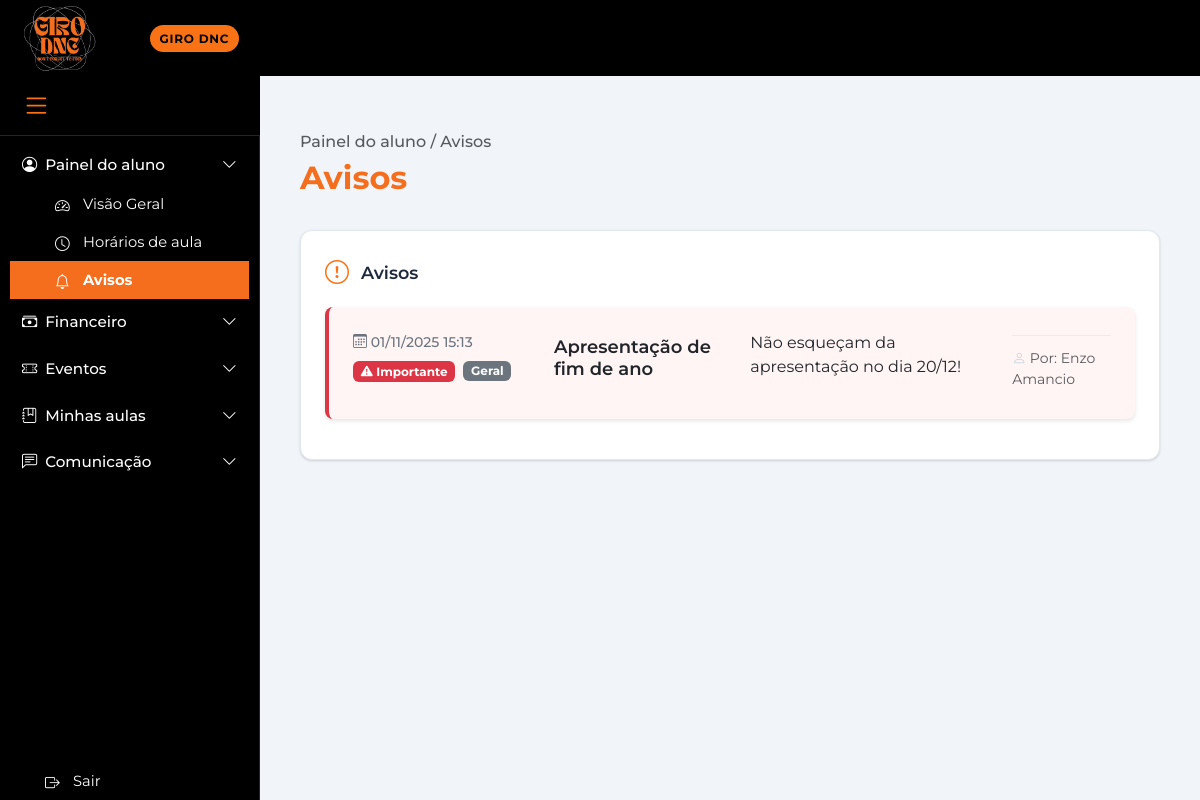
/painel/avisos/ (signed in), run on the app's committed database.
### paginas/models.py (models this page shows, shortened)
class Aviso(models.Model):
    TIPO_CHOICES = [
        ('GERAL', 'Geral'),
        ('TURMA', 'Turma Específica'),
        ('ALUNO', 'Aluno Específico'),
        ('EVENTO', 'Evento'),
        ('URGENTE', 'Urgente'),
    ]
    titulo = models.CharField(max_length=200)
    conteudo = models.TextField()
    tipo = models.CharField(max_length=20, choices=TIPO_CHOICES, default='GERAL')
    autor = models.ForeignKey(User, on_delete=models.SET_NULL, null=True, related_name='avisos_criados')
    turma = models.ForeignKey(Turma, on_delete=models.CASCADE, null=True, blank=True, related_name='avisos')
    aluno = models.ForeignKey(Aluno, on_delete=models.CASCADE, null=True, blank=True, related_name='avisos')
    data_criacao = models.DateTimeField(auto_now_add=True)
    data_expiracao = models.DateTimeField(null=True, blank=True)
    ativo = models.BooleanField(default=True)
    importante = models.BooleanField(default=False)
    class Meta:
        verbose_name = 'Aviso'
        verbose_name_plural = 'Avisos'
        ordering = ['-importante', '-data_criacao']

### paginas/views.py (the view)
# urls.py: path('painel/avisos/', views.painel_aluno_avisos, name='painel_avisos'),
@login_required
def painel_aluno_avisos(request):
    context = {}
    try:
        aluno = Aluno.objects.select_related('usuario').prefetch_related(
            Prefetch('turmas', queryset=Turma.objects.filter(ativa=True))
        ).get(usuario=request.user)
        turmas = aluno.turmas.filter(ativa=True)
        avisos_lista = Aviso.objects.filter(
            Q(tipo='GERAL') |
            Q(turma__in=turmas) |
            Q(aluno=aluno),
            ativo=True
        ).select_related('autor', 'turma', 'aluno').distinct().order_by('-importante', '-data_criacao')
        context = {
            'usuario': request.user,
            'aluno': aluno,
            'avisos': avisos_lista,
        }
    except Aluno.DoesNotExist:
        context['erro'] = 'Usuário não está cadastrado como aluno.'
    except Exception as e:
        context['erro'] = f'Erro ao carregar avisos: {str(e)}'
    return render(request, 'painel/avisos.html', context)

### paginas/templates/painel/avisos.html (shortened to what this page needs)
<!doctype html>
<html lang="pt-br">
<head>
    {% load static %}
  <link href="https://cdn.jsdelivr.net/npm/bootstrap@5.3.3/dist/css/bootstrap.min.css" rel="stylesheet">
  <link href="https://cdn.jsdelivr.net/npm/bootstrap-icons@1.11.3/font/bootstrap-icons.css" rel="stylesheet">
  <link rel="stylesheet" href="{% static 'paginas/css/style.css' %}">
</head>
<body>
  <header class="gd-topbar">
    <div class="gd-logo-container">
      <a href="{% url 'paginas:home' %}">
        <img src="{% static 'paginas/img/Girologo.jpg' %}" alt="Logo Giro" class="gd-logo">
      </a>
    </div>
    <div class="gd-topbar-content">
      <span class="gd-pill">GIRO DNC</span>
    </div>
  </header>
  <div class="sidebar-item">
    <button id="sidebar-toggle" class="menu-sanduiche">
      <i class="bi bi-list"></i>
    </button>
  </div>
  <div class="gd-layout d-flex">
    {% with sidebar_section='painel' sidebar_active='painel_avisos' %}
      {% include 'includes/sidebar.html' %}
    {% endwith %}
    <main class="gd-main">
      <div class="conteudo">
        <h1 class="gd-breadcrumb">Painel do aluno / Avisos</h1>
        <h2 class="gd-page-title">Avisos</h2>
        {% if erro %}
          <div class="alert alert-danger">
            <i class="bi bi-exclamation-triangle"></i> {{ erro }}
          </div>
        {% else %}
          <div class="dashboard-cards">
            <div class="dashboard-card">
              <div class="card-header">
                <i class="bi bi-exclamation-circle"></i>
                <h3>Avisos</h3>
              </div>
              <div class="card-content">
                {% if avisos %}
                  {% for aviso in avisos %}
                    <div class="aviso-item {% if aviso.importante %}aviso-importante{% endif %}">
                      <div class="aviso-header">
                        <span class="aviso-data">
                          <i class="bi bi-calendar3"></i>
                          {{ aviso.data_criacao|date:"d/m/Y H:i" }}
                        </span>
                        {% if aviso.importante %}
                          <span class="badge bg-danger">
                            <i class="bi bi-exclamation-triangle-fill"></i> Importante
                          </span>
                        {% endif %}
                        <span class="badge bg-secondary">{{ aviso.get_tipo_display }}</span>
                      </div>
                      <h5 class="aviso-titulo">{{ aviso.titulo }}</h5>
                      <p class="aviso-texto">{{ aviso.conteudo|linebreaks }}</p>
                      <div class="aviso-footer">
                        {% if aviso.autor %}
                          <small class="text-muted">
                            <i class="bi bi-person"></i>
                            Por: {{ aviso.autor.get_full_name|default:aviso.autor.username }}
                          </small>
                        {% endif %}
                      </div>
                    </div>
                  {% endfor %}
                {% else %}
                  <div class="alert alert-info">
                    <i class="bi bi-info-circle"></i>
                    Não há avisos no momento.
                  </div>
                {% endif %}
              </div>
            </div>
          </div>
        {% endif %}
      </div>
    </main>
  </div>
</body>
</html>

### paginas/static/paginas/css/style.css (style rules this page uses)
:root { --gd-orange: #f97316; --gd-orange-light: #fed7aa; --gd-bg: #000; --gd-border: #242426; --gd-text-dim: #a1a1aa; --gd-surface: #f9f9fb; --gd-white: #fff; --gd-gray-light: #f8fafc; --gd-gray-medium: #64748b; --gd-red: #ef4444; --gd-green: #22c55e; }
body { background: #f1f5f9; font-family: 'Montserrat', Arial, Helvetica, sans-serif; margin: 0; padding: 0; }
.gd-topbar { position: fixed; top: 0; left: 0; right: 0; height: 76px; background: var(--gd-bg); color: #fff; z-index: 1030; display: flex; align-items: center; }
.gd-pill { background: var(--gd-orange); color: #000; font-weight: 700; font-size: .75rem; letter-spacing: .06em; border-radius: 999px; padding: .35rem .6rem; }
.gd-logo-container { position: fixed; top: 0; left: 20px; z-index: 2000; width: 80px; height: 76px; display: flex; align-items: center; }
.gd-logo { width: 80px; height: 76px; object-fit: contain; }
.gd-topbar-content { margin-left: 150px; }
.sidebar-item { display: block !important; position: relative; visibility: visible !important; opacity: 1 !important; padding-bottom: 15px; border-bottom: 1px solid var(--gd-border); transition: width 0.3s ease, padding 0.3s ease; }
.menu-sanduiche { background: transparent; border: none; color: var(--gd-orange); font-size: 1.8rem; cursor: pointer; display: block !important; width: auto; height: auto; padding: 8px 12px; transition: all 0.3s ease; visibility: visible !important; opacity: 1 !important; }
@media (min-width: 1025px) { .sidebar-item { position: fixed !important; top: 76px !important; left: 0 !important; z-index: 2050 !important; display: flex !important; align-items: center !important; justify-content: flex-start !important; visibility: visible !important; width: 260px; height: 60px; background: var(--gd-bg); padding: 0 0 0 10px; border-bottom: 1px solid var(--gd-border); } }
@media (min-width: 1025px) { .menu-sanduiche { position: relative !important; margin: 0 !important; display: block !important; visibility: visible !important; } }
.gd-main { min-height: 100vh; background: #f1f5f9; display: flex; flex-direction: column; transition: margin-left 0.3s ease, width 0.3s ease; }
@media (min-width: 1025px) { .gd-main { margin-left: 260px; padding: 100px 40px 40px 40px; width: calc(100% - 260px); } }
.conteudo { flex: 1; width: 100%; max-width: none; }
.gd-breadcrumb { font-size: 1rem; color: #212529BF; margin-top: 2rem; margin-bottom: 0.5rem; padding: 0; }
.gd-page-title { color: #F56E1D; font-weight: 700; margin-bottom: 2rem; }
.dashboard-cards { display: grid; grid-template-columns: repeat(auto-fit, minmax(300px, 1fr)); gap: 1.5rem; margin-bottom: 2rem; }
.dashboard-card { background: var(--gd-white); border-radius: 12px; padding: 1.5rem; box-shadow: 0 1px 3px 0 rgba(0, 0, 0, 0.1), 0 1px 2px 0 rgba(0, 0, 0, 0.06); border: 1px solid #e2e8f0; }
.card-header { display: flex; align-items: center; gap: 0.75rem; margin-bottom: 1rem; }
.card-header i { font-size: 1.5rem; color: var(--gd-orange); }
.card-header h3 { font-size: 1.1rem; font-weight: 600; color: #1e293b; margin: 0; }
.card-content { display: flex; flex-direction: column; gap: 0.75rem; }
.aviso-item { display: flex; align-items: center; gap: 0.75rem; padding: 0.75rem 0; border-bottom: 1px solid #f1f5f9; }
.aviso-item:last-child { border-bottom: none; }
.aviso-data { font-size: 0.85rem; font-weight: 600; color: var(--gd-orange); min-width: 40px; }
.aviso-texto { flex: 1; font-size: 0.9rem; color: #1e293b; }
#sidebar-toggle { display: block !important; visibility: visible !important; opacity: 1 !important; position: relative !important; z-index: 1050 !important; }
button#sidebar-toggle.menu-sanduiche { display: block !important; visibility: visible !important; opacity: 1 !important; }
.card-content .text-muted i { color: #cbd5e1; margin-bottom: 0.5rem; }

### data on the page
Aviso: data_criacao "01/11/2025 15:13", importante True (drawn), tipo "Geral", titulo "Apresentação de fim de ano", conteudo "Não esqueçam da apresentação no dia 20/12!", autor.get_full_name "Enzo Amancio"
